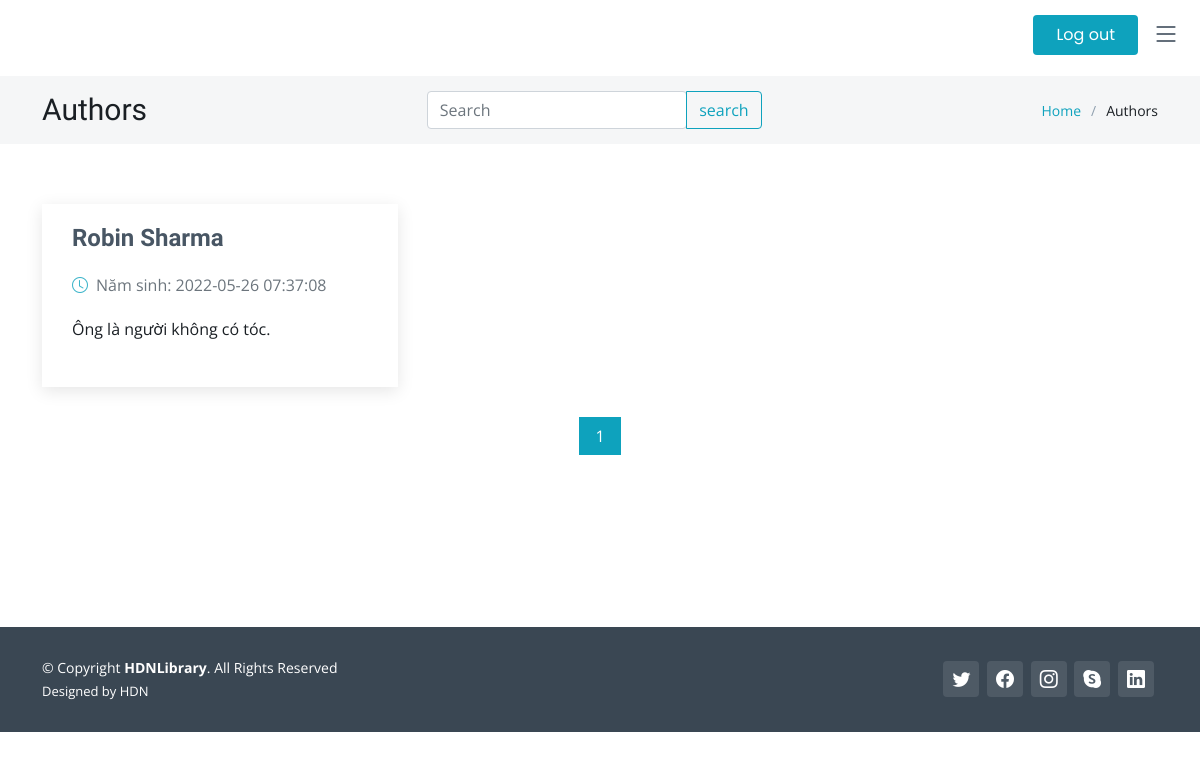
The app's page /author/, older data.
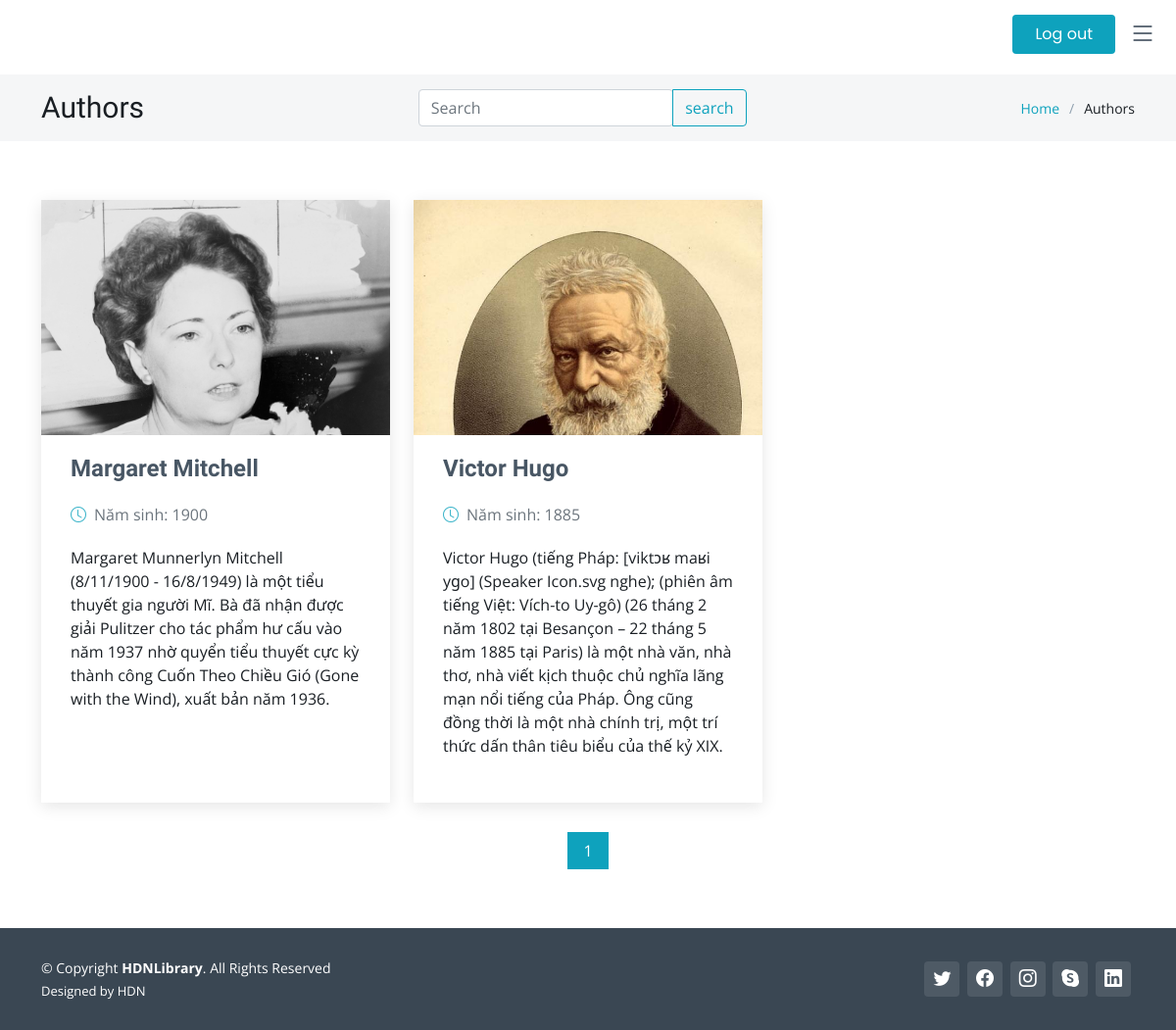
The same page, newer data.
### book_user/models.py (models this page shows, shortened)
class Author(models.Model):
    name = models.CharField(max_length=255, default='')
    description = models.TextField(default='')
    year_born = models.IntegerField()
    image = models.ImageField(upload_to = 'book_user/img/authors', default='')

### book_user/views.py (the view)
# urls.py: path('author/', views.AuthorView.as_view(), name='author'),
class AuthorView(View):
    def get(seft, req):
        authorlist = Author.objects.all()
        paginator = Paginator(authorlist, 6)
        pageNumber = req.GET.get('page')
        try:
            author = paginator.page(pageNumber)
        except PageNotAnInteger:
            author = paginator.page(1)
        except EmptyPage:
            author = paginator.page(paginator.num_pages)
        return render(req, 'book_user/author.html', {'authors': author})

### book_user/templates/book_user/author.html (shortened to what this page needs)
{% include 'partial/header.html' %}
{% load static %}
  <main id="main">
    <div class="breadcrumbs">
      <div class="container">
        <div class="d-flex justify-content-between align-items-center">
          <h2>Authors</h2>
          <form action="/authors/search" class="input-group" style="width: 30%;">
            <input required name="a" type="search" class="form-control rounded" placeholder="Search" aria-label="Search" aria-describedby="search-addon" />
            <button type="submit" class="btn btn-outline-primary">search</button>
          </form>
          <ol>
            <li><a href="/home">Home</a></li>
            <li>Authors</li>
          </ol>
        </div>
      </div>
    </div>
    <section id="blog" class="blog" style="min-height: 483px;">
      <div class="container" data-aos="fade-up">
        <div class="row g-5">
          <div class="col-lg-12">
            <div class="row gy-4 posts-list">
              {% if authors %}
              {% for item in authors %}
              <div class="col-lg-4">
                <article class="d-flex flex-column">
                  <div class="post-img">
                    {% if item.image %}
                    <img src="{%static item.image %}" alt="" class="img-fluid">
                    {% endif %}
                  </div>
                  <h2 class="title">
                    <a href="blog-details.html">{{ item.name }}</a>
                  </h2>
                  <div class="meta-top">
                    <ul>
                      <li class="d-flex align-items-center"><i class="bi bi-clock"></i> <time datetime="2022-01-01">Năm sinh: {{item.year_born}}</time></li>
                    </ul>
                  </div>
                  <div class="content">
                    <p>
                      {{item.description}}
                    </p>
                  </div>
                </article>
              </div>
              {% endfor %}
            </div>
            <div class="blog-pagination">
              <ul class="justify-content-center">
                {% for i in authors.paginator.page_range %}
                {% if i > authors.number|add:"-5" %}
                    {% if i < authors.number|add:"5" %}
                        {% if authors.number == i %}
                        <li class="active" ><a href="?page={{ i }}">{{ i }}</a></li>
                        {% else %}
                        <li><a href="?page={{ i }}">{{ i }}</a></li>
                        {% endif %}
                    {% endif %}
                {% endif %}
                {% endfor %}
              </ul>
            </div>
            {% else %}
            <p>No books are available.</p>
            {% endif %}
          </div>
          </div>
        </div>
    </section>
  </main>
  {% include 'partial/footer.html' %}

Row changes from the older to the newer data that the page shows:
removed Author: name "Robin Sharma", year_born "2022-05-26 07:37:08", description "Ông là người không có tóc."
added Author: image (picture), name "Margaret Mitchell", year_born "1900", description "Margaret Munnerlyn Mitchell (8/11/1900 - 16/8/1949) là một tiểu thuyết gia người Mĩ. Bà đã nhận được giải Pulitzer cho tác phẩm hư cấu vào năm 1937 nhờ quyển tiểu thuyết cực kỳ thành công Cuốn Theo Chiều Gió (Gone with the Wind), xuất bản năm 1936."
added Author: image (picture), name "Victor Hugo", year_born "1885", description "Victor Hugo (tiếng Pháp: [viktɔʁ maʁi yɡo] (Speaker Icon.svg nghe); (phiên âm tiếng Việt: Vích-to Uy-gô) (26 tháng 2 năm 1802 tại Besançon – 22 tháng 5 năm 1885 tại Paris) là một nhà văn, nhà thơ, nhà viết kịch thuộc chủ nghĩa lãng mạn nổi tiếng của Pháp. Ông cũng đồng thời là một nhà chính trị, một trí thức dấn thân tiêu biểu của thế kỷ XIX."
